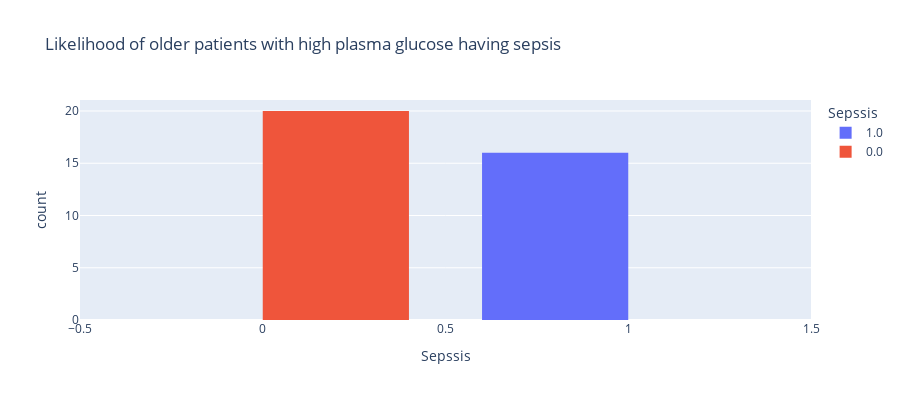

The notebook cell this image was saved under:
### Code cell
fig = px.histogram(old_and_glucose, x="Sepssis",  barmode='group', color ='Sepssis',
             height=400,title='Likelihood of older patients with high plasma glucose having sepsis')
fig.show()

### Figure 1 — Plotly figure (JSON) as saved in the notebook; plotly's stock layout.template omitted (floating-point values rounded to 4 significant figures)
{"data": [{"alignmentgroup": "True", "bingroup": "x", "hovertemplate": "Sepssis=%{x}<br>count=%{y}<extra></extra>", "legendgroup": "1.0", "marker": {"color": "#636efa", "pattern": {"shape": ""}}, "name": "1.0", "offsetgroup": "1.0", "orientation": "v", "showlegend": true, "type": "histogram", "x": [1, 1, 1, 1, 1, 1, 1, 1, 1, 1, 1, 1, 1, 1, 1, 1], "xaxis": "x", "yaxis": "y"}, {"alignmentgroup": "True", "bingroup": "x", "hovertemplate": "Sepssis=%{x}<br>count=%{y}<extra></extra>", "legendgroup": "0.0", "marker": {"color": "#EF553B", "pattern": {"shape": ""}}, "name": "0.0", "offsetgroup": "0.0", "orientation": "v", "showlegend": true, "type": "histogram", "x": [0, 0, 0, 0, 0, 0, 0, 0, 0, 0, 0, 0, 0, 0, 0, 0, 0, 0, 0, 0], "xaxis": "x", "yaxis": "y"}], "layout": {"barmode": "group", "height": 400, "legend": {"title": {"text": "Sepssis"}, "tracegroupgap": 0}, "title": {"text": "Likelihood of older patients with high plasma glucose having sepsis"}, "xaxis": {"anchor": "y", "categoryarray": [1, 0], "categoryorder": "array", "domain": [0, 1], "title": {"text": "Sepssis"}}, "yaxis": {"anchor": "x", "domain": [0, 1], "title": {"text": "count"}}}}
